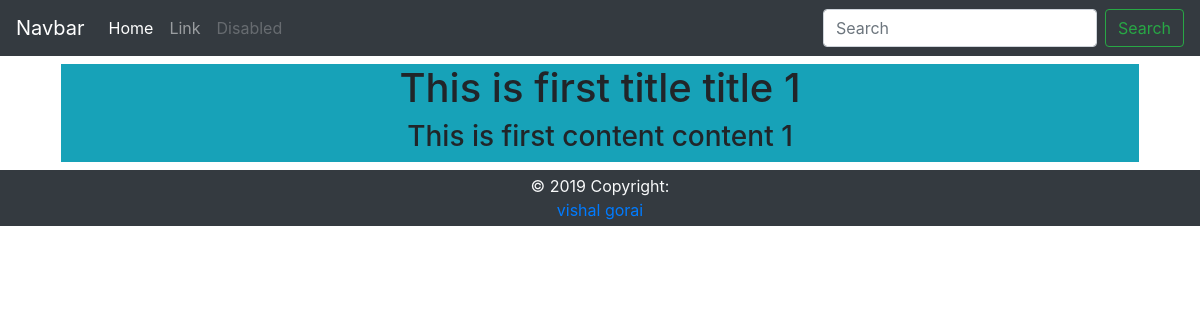
/blog/hello-world1/, run on the app's committed database.
### blog/models.py (models this page shows)
class BlogPost(models.Model):
    title = models.TextField()
    slug = models.SlugField(unique=True)
    content = models.TextField(null = True, blank = True)

### blog/views.py (the view)
# urls.py: path('<str:slug>/', blog_post_detail_view),
def blog_post_detail_view(request, slug):
    obj = get_object_or_404(BlogPost, slug=slug)
    context = {"object": obj}
    template_name = "blog/detail.html"
    return render(request, template_name, context)

### blog/templates/blog/detail.html
{% extends "base.html" %}
{% block content %}
<h1>{{ object.title }}</h1>
<h3>{{ object.content }}</h3>
{% endblock %}

### data on the page
BlogPost: title "This is first title title 1", content "This is first content content 1"
